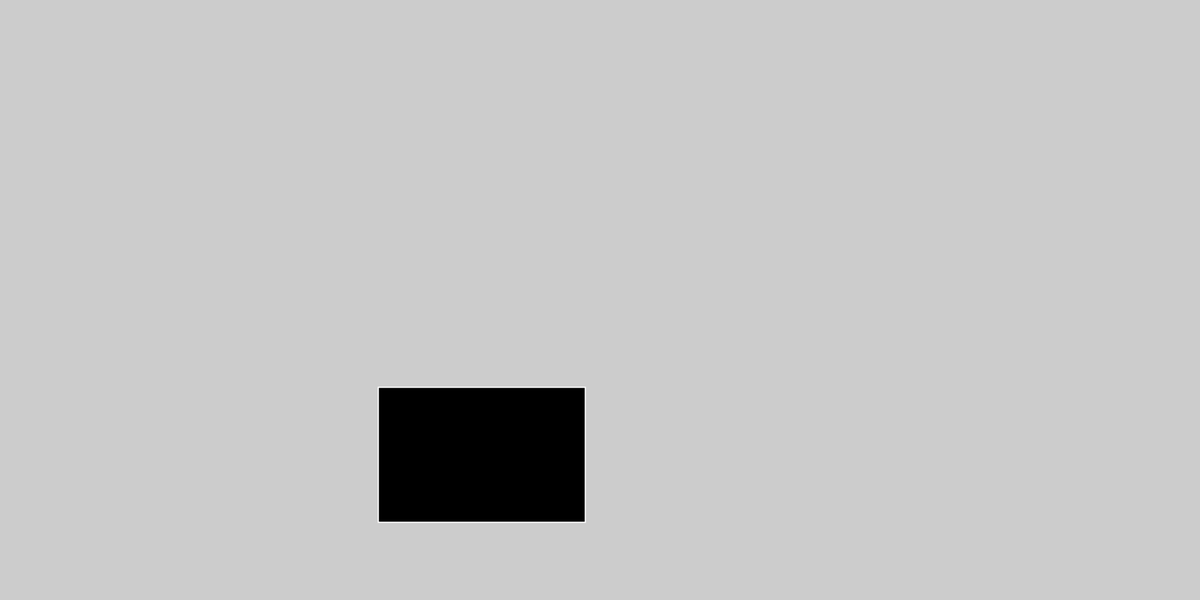
Frame 1 (no input)
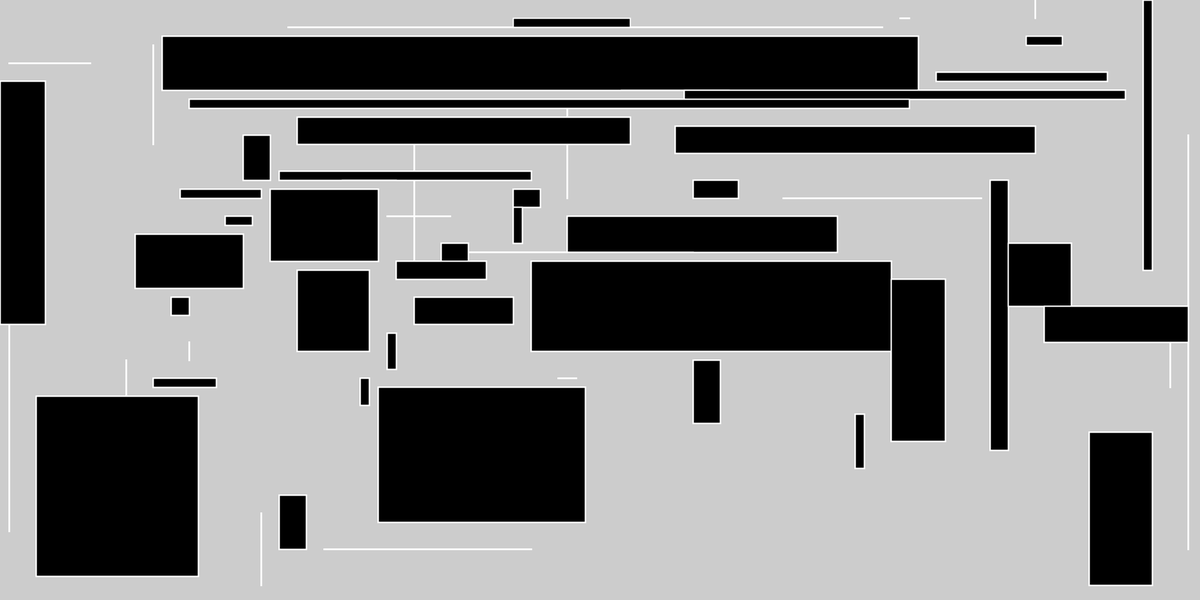
Frame 60 (the mouse pressed at the canvas centre just before this capture)
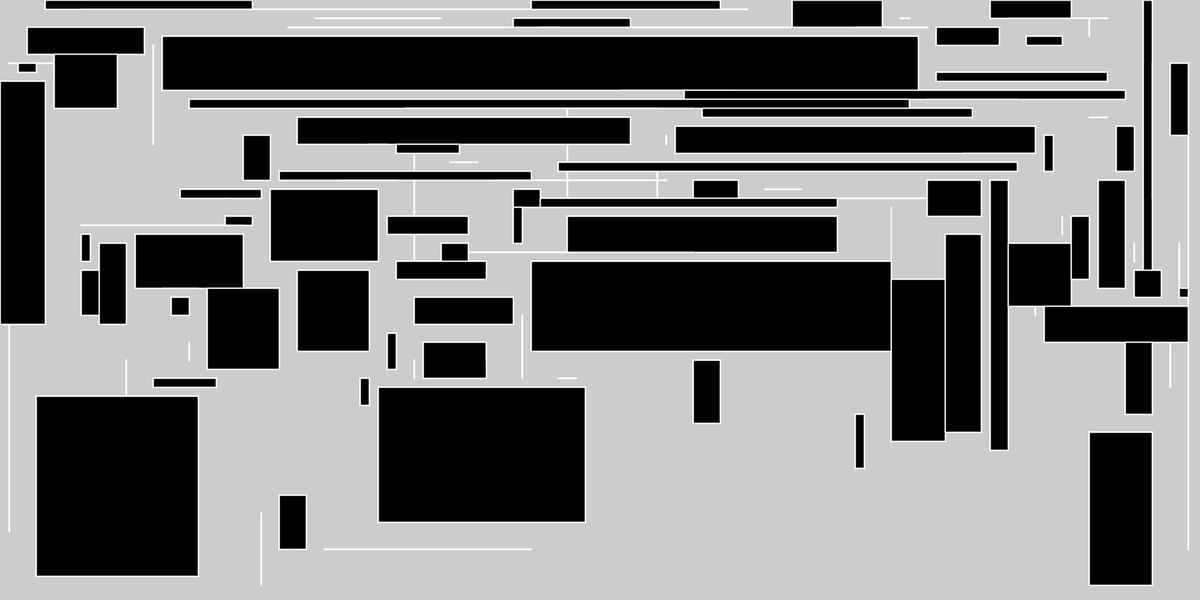
Frame 120 (the mouse held since frame 60 and released just before this capture)

The Processing sketch that drew these frames (run headless with seeded random() and noise(); from frame 60 on, the mouse is pressed at the canvas centre):

// Processing sketch: compRetangulos25
// ── compRetangulos25.pde
Grid g = new Grid();
float moduleXSz, moduleYSz, moduleSz, bTypeSz = 12, leadingSz = bTypeSz*1.25;
int rectsN, dMsN, rPos, test;
RectObj[] rects;
int[] dMsI;


void setup(){
  size(2000, 1000);
  
  rects = new RectObj[0];
  dMsI = new int[0];
  
  g.init();
}



void draw(){
  newRect();
  //g.disp();
  for(int i = 0; i < rectsN; i++){
   rects[i].disp(); 
  }
  
}

void mousePressed(){
  newRect();
}

void keyPressed(){
  println("a"); //<>//
}

class Grid{
  float gXPos, gYPos, gXSz, gYSz;
  int gModuLnWidthN, gModuLnHeightN, moduN, moduI = 0;
  Module [] gridMs;
  Module nGridM;
  boolean reInit = false;
  
  void init(){
    gXSz = width;
    gYSz = height;
    gXPos = (width/2) - (gXSz/2);
    gYPos = (height/2) - (gYSz/2); 
    
    gModuLnWidthN = round(gXSz/leadingSz);
    gModuLnHeightN = round(gYSz/leadingSz);
    //moduN = gModuLnWidthN * gModuLnHeightN;
    gridMs = new Module[0];
    
    for(int i = 0; i < gModuLnHeightN; i++){
      for(int j = 0; j < gModuLnWidthN; j++){
        
        nGridM = new Module((j*leadingSz)+gXPos, (i*leadingSz)+gYPos, j, i, moduI);
        gridMs = (Module []) append(gridMs, nGridM);
        
        
        dMsI = (int[]) append(dMsI, moduI);
        
        moduI += 1;
        dMsN +=1;
      }
    }
    
    gXSz = gModuLnWidthN * leadingSz;
    gYSz = gModuLnHeightN * leadingSz;
    
    
  }
  
  
  void disp() {
    rectMode(CORNER);
    stroke(0);
    fill(255);
    rect(gXPos, gYPos, gXSz, gYSz);
    
    
    for(int i = 0; i < gridMs.length; i++){
      gridMs[i].disp();
    }
    
  }
    
}
  
  


class Module{
  float mXPos, mYPos, mSz, mXSz, mYSz, mLeadingSz;
  int mXI, mYI, mI, mRI;
  boolean occupied = false;
  
  
  
            Module(float xPos, float yPos, int xI, int yI, int index){
              mXPos = xPos;
              mYPos = yPos;
              
              mLeadingSz = leadingSz;
              mSz = leadingSz;
              mXSz = leadingSz;
              mYSz = leadingSz;
              mXI = xI;
              mYI = yI;
              mI = index;
            }
  
  void init(){
 
  }
  
  void disp(){
   rect(mXPos, mYPos, mXSz, mYSz); 
  }
}

class RectObj {
  float rXPos, rYPos, rSz, rXSz, rYSz, rProp;
  int rI, rMI, rMXI, rMYI, maxMsLHorizontal, maxMsLVertical, totalDMsX = 1, totalDMsY = 1, mainAxisTotalDMs, possibilitiesN, rPI;
  boolean xAxisBigger = false, foundOccupiedX = false, foundOccupiedY = false ;
  int[] dMsX, dMsY, adjacentMs;
  boolean[] adjDMsXFoundOccupied, adjDMsYFoundOccupied;
  int[] [] possibleSzs;
  
  RectObj(){
  }
  
  void disp(){
    rectMode(CENTER);
    strokeWeight(2);
    stroke(255);
    fill(0);
    rect(rXPos, rYPos, rXSz*rProp, rYSz*rProp);
  }
}

void newRect(){
  rectsN += 1;
  RectObj nRect = new RectObj();
  rects = (RectObj[]) append(rects, nRect);
  rects[rects.length -1].rI = rects.length - 1;
  //rects[rectsN-1] = new RectObj();
  //rects[rectsN-1].rI = rectsN-1;
  //rects[rectsN-1].rProp = random(.8,1.0);
  rects[rects.length-1].rProp = 1;
  //rPos = (int)random(dMsN);
  
  sortDRect(rects.length-1);
  
  
  g.gridMs[rPos].mRI = rects.length-1;
  
  rects[rects.length-1].rXPos = g.gridMs[rPos].mXPos;
  rects[rects.length-1].rYPos = g.gridMs[rPos].mYPos;
  
  rects[rects.length-1].rMXI = g.gridMs[rPos].mXI;
  rects[rects.length-1].rMYI = g.gridMs[rPos].mYI;
  
  rects[rects.length-1].maxMsLHorizontal = g.gModuLnWidthN;
  rects[rects.length-1].maxMsLVertical = g.gModuLnHeightN;
  
  for(int i = rects[rects.length-1].rMXI; i< rects[rectsN-1].maxMsLHorizontal; i++){
    
    if(g.gridMs[calc(i, rects[rects.length-1].rMYI)].occupied == false){
      if(rects[rects.length-1].foundOccupiedX == false){
        rects[rects.length-1].totalDMsX +=1;
      }
    } else {
     rects[rects.length-1].foundOccupiedX = true;
    }
  }
  rects[rects.length-1].dMsX = new int[rects[rectsN-1].totalDMsX];
  
  for(int i = rects[rects.length-1].rMYI; i< rects[rectsN-1].maxMsLVertical; i++){
    if(g.gridMs[calc(rects[rects.length-1].rMXI, i)].occupied == false){
      if(rects[rects.length-1].foundOccupiedY == false){
        rects[rects.length-1].totalDMsY +=1;
      }
    } else {
      rects[rects.length-1].foundOccupiedY = true;
    }
  }
  rects[rects.length-1].dMsY = new int[rects[rectsN-1].totalDMsY];
  
  
  
  if(rects[rects.length-1].maxMsLHorizontal <= rects[rectsN-1].maxMsLVertical){
    rects[rects.length-1].xAxisBigger = false;
  } else { 
    rects[rects.length-1].xAxisBigger = true;
  }
  
  
  
  if(rects[rects.length-1].xAxisBigger == true){
    rects[rects.length-1].adjDMsXFoundOccupied = new boolean[rects[rects.length-1].totalDMsX];
    rects[rects.length-1].adjacentMs = new int[rects[rects.length-1].totalDMsX];
    for(int i = 0; i< rects[rectsN-1].totalDMsX-1; i++){
      for(int j = 0; j < rects[rectsN-1].totalDMsY-1; j++){
        test =  rects[rectsN-1].rMI  +i+(j*g.gModuLnWidthN);
        if(g.gridMs[ rects[rectsN-1].rMI +i+(j*g.gModuLnWidthN)].occupied == false){
          if(rects[rectsN-1].adjDMsXFoundOccupied[i] == false){
        rects[rectsN-1].dMsX[i] +=1;
          }
        } else {
          rects[rectsN-1].adjDMsXFoundOccupied[i] = true;
        }
      }
      rects[rectsN-1].adjacentMs[i] = rects[rectsN-1].dMsX[i];
      if(i>0){
        rects[rectsN-1].adjacentMs[i] = min(rects[rectsN-1].adjacentMs[i], rects[rectsN-1].adjacentMs[i-1]);
      }
    }
    
    rects[rectsN-1].mainAxisTotalDMs = rects[rectsN-1].totalDMsX;
  }
  
  if(rects[rectsN-1].xAxisBigger == false){
    rects[rectsN-1].adjDMsYFoundOccupied = new boolean[rects[rectsN-1].totalDMsY];
    rects[rectsN-1].adjacentMs = new int[rects[rectsN-1].totalDMsY];
    
    for(int i = 0; i< rects[rectsN-1].totalDMsY-1; i++){
      for(int j = 0; j < rects[rectsN-1].totalDMsX-1; j++){
        
        if(g.gridMs[ rects[rectsN-1].rMI +j+(i*g.gModuLnWidthN)].occupied == false){
          if(rects[rectsN-1].adjDMsYFoundOccupied[i] == false){
        rects[rectsN-1].dMsY[i] +=1;
          }
        } else {
          rects[rectsN-1].adjDMsYFoundOccupied[i] = true;
        }
      }
      rects[rectsN-1].adjacentMs[i] = rects[rectsN-1].dMsY[i];
      if(i>0){
        rects[rectsN-1].adjacentMs[i] = min(rects[rectsN-1].adjacentMs[i], rects[rectsN-1].adjacentMs[i-1]);
      }
    }
    rects[rectsN-1].mainAxisTotalDMs = rects[rectsN-1].totalDMsY;
  }
  
  rects[rectsN-1].possibleSzs = new int[0][2];
  
    for(int i = 0; i< rects[rectsN-1].mainAxisTotalDMs-1; i++){
      for(int j = 0; j < rects[rectsN-1].adjacentMs[i]; j++){
        rects[rectsN-1].possibilitiesN +=1;
        
        rects[rectsN-1].possibleSzs = (int[][]) expand(rects[rectsN-1].possibleSzs, rects[rectsN-1].possibilitiesN);
        //rects[rectsN-1].possibleSzs[rects[rectsN-1].possibilitiesN-1] = (int[]) expand(rects[rectsN-1].possibleSzs[rects[rectsN-1].possibilitiesN-1], 2);
        rects[rectsN-1].possibleSzs[rects[rectsN-1].possibilitiesN-1] = new int[2];
        rects[rectsN-1].possibleSzs[rects[rectsN-1].possibilitiesN-1][0] = i;
        rects[rectsN-1].possibleSzs[rects[rectsN-1].possibilitiesN-1][1] = j;
      } //<>//
    }
  
  rects[rectsN-1].rPI = round(random(rects[rectsN-1].possibilitiesN));
   //<>//
  rects[rectsN-1].rXSz = (rects[rectsN-1].possibleSzs[rects[rectsN-1].rPI][0])*leadingSz;
  rects[rectsN-1].rYSz = (rects[rectsN-1].possibleSzs[rects[rectsN-1].rPI][1])*leadingSz;
  rects[rectsN-1].rXPos = rects[rectsN-1].rXPos + (rects[rectsN-1].rXSz/2);
  rects[rectsN-1].rYPos = rects[rectsN-1].rYPos + (rects[rectsN-1].rYSz/2);
  
  for(int i = 0; i< (rects[rectsN-1].possibleSzs[rects[rectsN-1].rPI][0]); i++){
      for(int j = 0; j < (rects[rectsN-1].possibleSzs[rects[rectsN-1].rPI][1]); j++){
        g.gridMs[rPos+i+(j*g.gModuLnWidthN)].occupied = true;
        dMsN -=1;
        //println(dMsN);
      }
  }
  
  
  
}

int calc(int x_, int y_){
  int r;
  r = (y_ * g.gModuLnWidthN) + x_;
  return r;
}

void sortDRect(int rectI){
  
  rPos = (int)random(dMsN);
  if(g.gridMs[rPos].occupied == true){
    sortDRect(rectI);
  } else {
   rects[rectsN-1].rMI = rPos; 
  }
}


int[] remove(int array[], int item) {
  int outgoing[] = new int[array.length - 1];
  System.arraycopy(array, 0, outgoing, 0, item);
  System.arraycopy(array, item+1, outgoing, item, array.length - (item+1));
  return outgoing;
}
